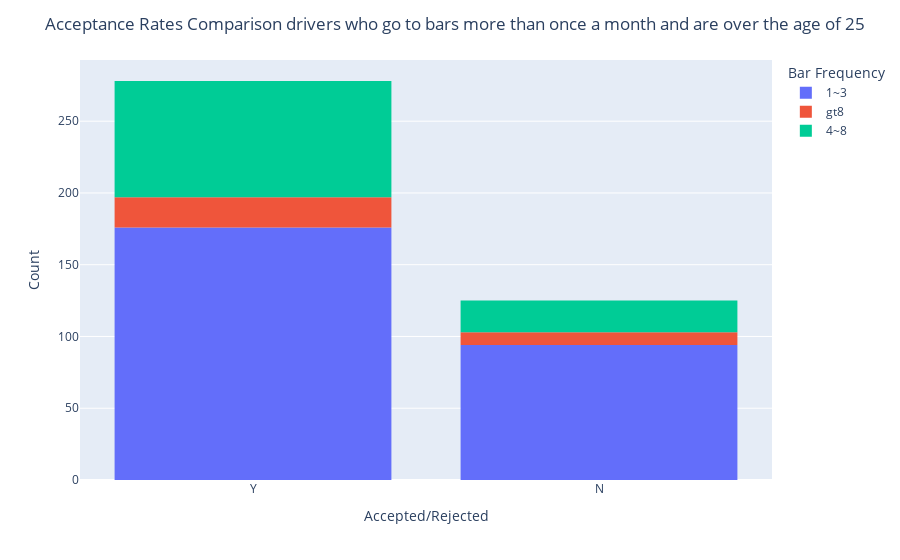

The code cell stored with this chart in its notebook:
### Code cell
conditionality = 'drivers who go to bars more than once a month and are over the age of 25'

filtereddf = coupons_bar
print(filtereddf.shape[0])
filtereddf = filtereddf[filtereddf['Bar'].isin(['1~3', 'gt8', '4~8'])]
print(filtereddf.shape[0])
filtereddf = filtereddf[filtereddf['age'].isin(['46', '26', '31', '41', '50plus', '36'])]
print(filtereddf.shape[0])
accept_count = (filtereddf.query('Y == "Y"').count()['Y'])
reject_count = (filtereddf.query('Y == "N"').count()['Y'])
total_count  = accept_count + reject_count
print('Acceptance Rate for' , conditionality , '%.2f' % (accept_count/total_count*100) , '%')

fig = px.histogram(filtereddf, x='Y', color='Bar')

fig.update_layout(title=f'Acceptance Rates Comparison {conditionality}',xaxis_title='Accepted/Rejected',yaxis_title='Count',legend_title="Bar Frequency")

fig.show()

### Figure 1 — Plotly figure (JSON) as saved in the notebook; plotly's stock layout.template omitted (floating-point values rounded to 4 significant figures; data arrays with more than 128 entries replaced by an {"elided": "..."} marker saying what was removed)
{"data": [{"alignmentgroup": "True", "bingroup": "x", "hovertemplate": "Bar=1~3<br>Y=%{x}<br>count=%{y}<extra></extra>", "legendgroup": "1~3", "marker": {"color": "#636efa", "pattern": {"shape": ""}}, "name": "1~3", "offsetgroup": "1~3", "orientation": "v", "showlegend": true, "type": "histogram", "x": {"elided": "270 str values"}, "xaxis": "x", "yaxis": "y"}, {"alignmentgroup": "True", "bingroup": "x", "hovertemplate": "Bar=gt8<br>Y=%{x}<br>count=%{y}<extra></extra>", "legendgroup": "gt8", "marker": {"color": "#EF553B", "pattern": {"shape": ""}}, "name": "gt8", "offsetgroup": "gt8", "orientation": "v", "showlegend": true, "type": "histogram", "x": ["Y", "Y", "Y", "N", "Y", "Y", "Y", "Y", "Y", "Y", "Y", "Y", "Y", "Y", "Y", "Y", "N", "Y", "Y", "Y", "N", "N", "N", "N", "N", "N", "Y", "N", "Y", "Y"], "xaxis": "x", "yaxis": "y"}, {"alignmentgroup": "True", "bingroup": "x", "hovertemplate": "Bar=4~8<br>Y=%{x}<br>count=%{y}<extra></extra>", "legendgroup": "4~8", "marker": {"color": "#00cc96", "pattern": {"shape": ""}}, "name": "4~8", "offsetgroup": "4~8", "orientation": "v", "showlegend": true, "type": "histogram", "x": ["Y", "Y", "Y", "Y", "Y", "N", "Y", "Y", "Y", "Y", "Y", "N", "N", "Y", "Y", "Y", "Y", "Y", "N", "Y", "Y", "Y", "Y", "Y", "Y", "N", "Y", "Y", "N", "Y", "N", "Y", "Y", "Y", "Y", "Y", "Y", "Y", "N", "Y", "Y", "Y", "Y", "N", "Y", "Y", "Y", "Y", "Y", "Y", "Y", "Y", "N", "Y", "Y", "N", "N", "Y", "Y", "N", "N", "Y", "Y", "N", "Y", "Y", "Y", "Y", "Y", "Y", "Y", "N", "Y", "Y", "Y", "Y", "Y", "Y", "Y", "Y", "Y", "Y", "Y", "Y", "Y", "Y", "Y", "Y", "Y", "Y", "Y", "N", "N", "N", "N", "N", "N", "Y", "Y", "Y", "Y", "Y", "Y"], "xaxis": "x", "yaxis": "y"}], "layout": {"barmode": "relative", "legend": {"title": {"text": "Bar Frequency"}, "tracegroupgap": 0}, "margin": {"t": 60}, "title": {"text": "Acceptance Rates Comparison drivers who go to bars more than once a month and are over the age of 25"}, "xaxis": {"anchor": "y", "domain": [0, 1], "title": {"text": "Accepted/Rejected"}}, "yaxis": {"anchor": "x", "domain": [0, 1], "title": {"text": "Count"}}}}
